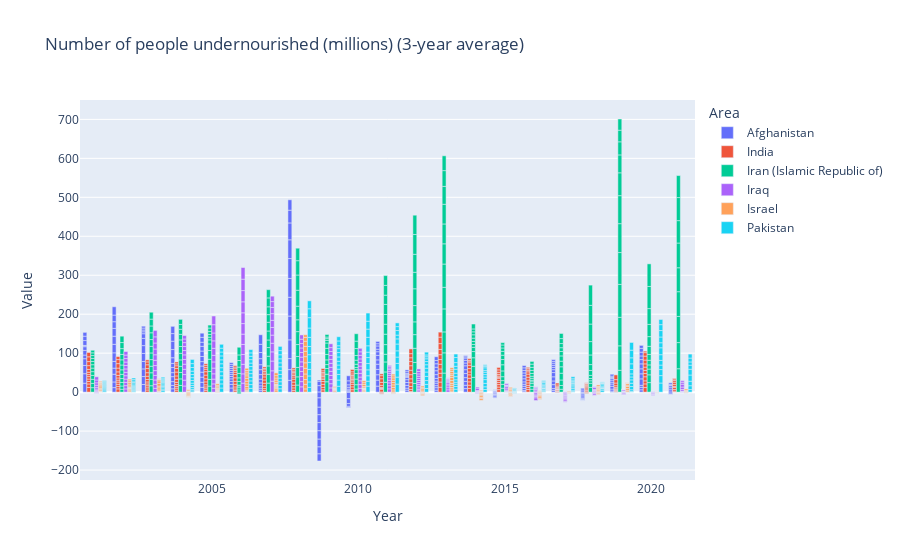

This figure's notebook cell:
### Markdown cell above
### Make Graph of Food

### Code cell
import plotly.express as px
df = food
fig = px.bar(df, x="Year", y="Value", color="Area", barmode="group", title= 'Number of people undernourished (millions) (3-year average)')
fig.show()

### Figure 1 — Plotly figure (JSON) as saved in the notebook; plotly's stock layout.template omitted (floating-point values rounded to 4 significant figures; data arrays with more than 128 entries replaced by an {"elided": "..."} marker saying what was removed)
{"data": [{"alignmentgroup": "True", "hovertemplate": "Area=Afghanistan<br>Year=%{x}<br>Value=%{y}<extra></extra>", "legendgroup": "Afghanistan", "marker": {"color": "#636efa", "pattern": {"shape": ""}}, "name": "Afghanistan", "offsetgroup": "Afghanistan", "orientation": "v", "showlegend": true, "textposition": "auto", "type": "bar", "x": {"elided": "249 int values"}, "xaxis": "x", "y": {"elided": "249 float values"}, "yaxis": "y"}, {"alignmentgroup": "True", "hovertemplate": "Area=India<br>Year=%{x}<br>Value=%{y}<extra></extra>", "legendgroup": "India", "marker": {"color": "#EF553B", "pattern": {"shape": ""}}, "name": "India", "offsetgroup": "India", "orientation": "v", "showlegend": true, "textposition": "auto", "type": "bar", "x": {"elided": "249 int values"}, "xaxis": "x", "y": {"elided": "249 float values"}, "yaxis": "y"}, {"alignmentgroup": "True", "hovertemplate": "Area=Iran (Islamic Republic of)<br>Year=%{x}<br>Value=%{y}<extra></extra>", "legendgroup": "Iran (Islamic Republic of)", "marker": {"color": "#00cc96", "pattern": {"shape": ""}}, "name": "Iran (Islamic Republic of)", "offsetgroup": "Iran (Islamic Republic of)", "orientation": "v", "showlegend": true, "textposition": "auto", "type": "bar", "x": {"elided": "249 int values"}, "xaxis": "x", "y": {"elided": "249 float values"}, "yaxis": "y"}, {"alignmentgroup": "True", "hovertemplate": "Area=Iraq<br>Year=%{x}<br>Value=%{y}<extra></extra>", "legendgroup": "Iraq", "marker": {"color": "#ab63fa", "pattern": {"shape": ""}}, "name": "Iraq", "offsetgroup": "Iraq", "orientation": "v", "showlegend": true, "textposition": "auto", "type": "bar", "x": {"elided": "249 int values"}, "xaxis": "x", "y": {"elided": "249 float values"}, "yaxis": "y"}, {"alignmentgroup": "True", "hovertemplate": "Area=Israel<br>Year=%{x}<br>Value=%{y}<extra></extra>", "legendgroup": "Israel", "marker": {"color": "#FFA15A", "pattern": {"shape": ""}}, "name": "Israel", "offsetgroup": "Israel", "orientation": "v", "showlegend": true, "textposition": "auto", "type": "bar", "x": {"elided": "249 int values"}, "xaxis": "x", "y": {"elided": "249 float values"}, "yaxis": "y"}, {"alignmentgroup": "True", "hovertemplate": "Area=Pakistan<br>Year=%{x}<br>Value=%{y}<extra></extra>", "legendgroup": "Pakistan", "marker": {"color": "#19d3f3", "pattern": {"shape": ""}}, "name": "Pakistan", "offsetgroup": "Pakistan", "orientation": "v", "showlegend": true, "textposition": "auto", "type": "bar", "x": {"elided": "249 int values"}, "xaxis": "x", "y": {"elided": "249 float values"}, "yaxis": "y"}], "layout": {"barmode": "group", "legend": {"title": {"text": "Area"}, "tracegroupgap": 0}, "title": {"text": "Number of people undernourished (millions) (3-year average)"}, "xaxis": {"anchor": "y", "domain": [0, 1], "title": {"text": "Year"}}, "yaxis": {"anchor": "x", "domain": [0, 1], "title": {"text": "Value"}}}}
